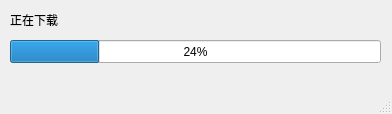
<?xml version="1.0" encoding="UTF-8"?>
<ui version="4.0">
 <class>backups_all</class>
 <widget class="QMainWindow" name="backups_all">
  <property name="geometry">
   <rect>
    <x>0</x>
    <y>0</y>
    <width>392</width>
    <height>114</height>
   </rect>
  </property>
  <property name="windowTitle">
   <string>MainWindow</string>
  </property>
  <widget class="QWidget" name="centralwidget">
   <widget class="QProgressBar" name="progressBar">
    <property name="geometry">
     <rect>
      <x>10</x>
      <y>40</y>
      <width>371</width>
      <height>23</height>
     </rect>
    </property>
    <property name="value">
     <number>24</number>
    </property>
   </widget>
   <widget class="QLabel" name="label">
    <property name="geometry">
     <rect>
      <x>10</x>
      <y>10</y>
      <width>371</width>
      <height>20</height>
     </rect>
    </property>
    <property name="text">
     <string>正在下载</string>
    </property>
   </widget>
  </widget>
  <widget class="QMenuBar" name="menubar">
   <property name="geometry">
    <rect>
     <x>0</x>
     <y>0</y>
     <width>392</width>
     <height>23</height>
    </rect>
   </property>
  </widget>
  <widget class="QStatusBar" name="statusbar"/>
 </widget>
 <resources/>
 <connections/>
</ui>
